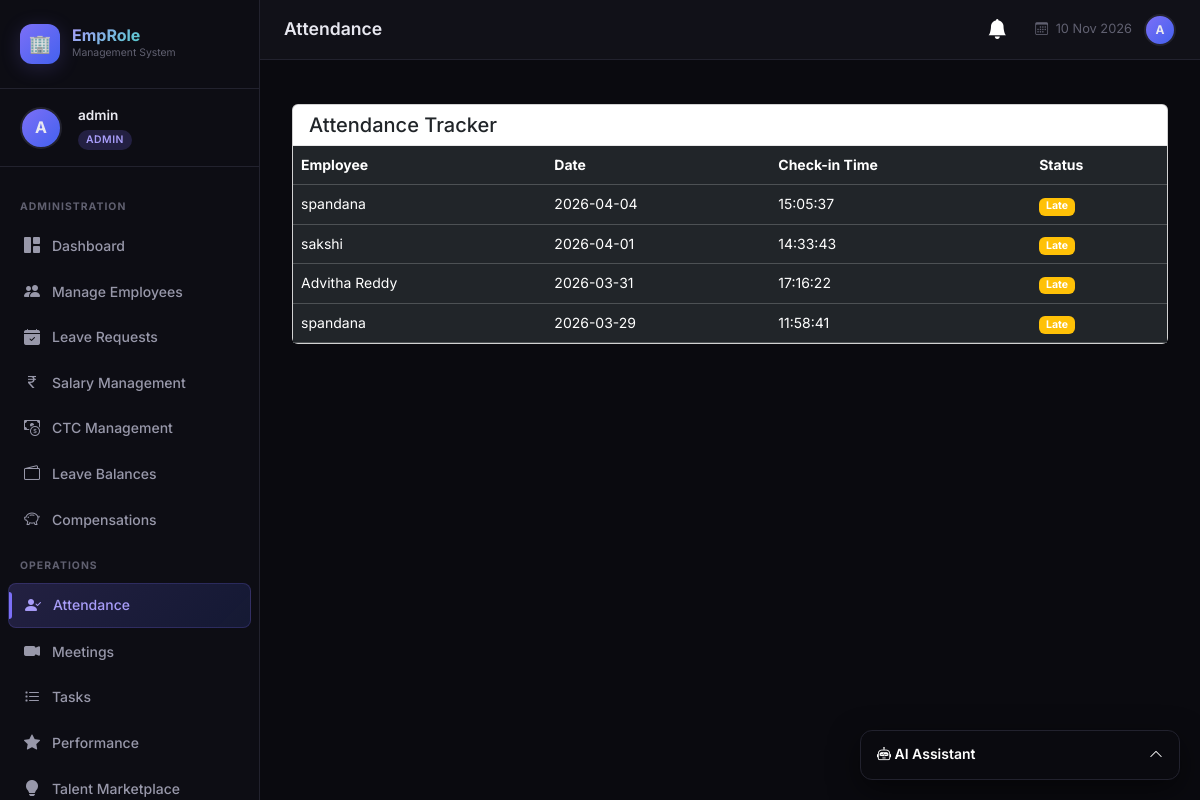
Page /hr/attendance (signed in) on the committed database.
### tables this page shows
CREATE TABLE attendance (
            id INTEGER PRIMARY KEY AUTOINCREMENT,
            employee_id INTEGER NOT NULL,
            date DATE NOT NULL,
            check_in_time TIME NOT NULL,
            status TEXT DEFAULT 'present',
            FOREIGN KEY (employee_id) REFERENCES employees(id)
        );

CREATE TABLE employees (
            id INTEGER PRIMARY KEY AUTOINCREMENT,
            user_id INTEGER UNIQUE,
            name TEXT NOT NULL,
            email TEXT NOT NULL,
            phone TEXT,
            department TEXT,
            designation TEXT,
            joining_date DATE,
            status TEXT DEFAULT 'active',
            FOREIGN KEY (user_id) REFERENCES users(id)
        );

### extra_routes.py (the view)
@extra_bp.route('/hr/attendance')
@login_required
@role_required('hr', 'admin')
def hr_attendance():
    db = get_db()
    records = db.execute(
        "SELECT a.*, e.name FROM attendance a JOIN employees e ON a.employee_id=e.id ORDER BY a.date DESC"
    ).fetchall()
    db.close()
    return render_template('extra/attendance.html', records=records, role='hr')

### ai_service.py (called while the page is built)
@ai_service_bp.before_app_request
def setup_ai():
    if not hasattr(ai_service_bp, 'schema_initialized'):
        init_ai_schema()
        ai_service_bp.schema_initialized = True

### app.py (called while the page is built)
@app.context_processor
def inject_notifications():
    if 'user_id' in session:
        db = get_db()
        n = db.execute("SELECT * FROM notifications WHERE user_id=? AND is_read=0 ORDER BY created_at DESC LIMIT 5", (session['user_id'],)).fetchall()
        c = db.execute("SELECT COUNT(*) as c FROM notifications WHERE user_id=? AND is_read=0", (session['user_id'],)).fetchone()['c']
        db.close()
        return dict(recent_notifications=n, unread_notifications_count=c)
    return dict(recent_notifications=[], unread_notifications_count=0)

### database.py (called while the page is built)
def get_db():
    conn = sqlite3.connect(DB_PATH)
    conn.row_factory = sqlite3.Row
    conn.execute("PRAGMA foreign_keys = ON")
    return conn

### extra_routes.py (called while the page is built)
def login_required(f):
    @wraps(f)
    def decorated(*args, **kwargs):
        if 'user_id' not in session:
            flash('Please log in to access this page.', 'warning')
            return redirect(url_for('login'))
        return f(*args, **kwargs)
    return decorated

def role_required(*roles):
    def decorator(f):
        @wraps(f)
        def decorated(*args, **kwargs):
            if 'user_id' not in session:
                return redirect(url_for('login'))
            if session.get('role') not in roles:
                flash('Access denied. Insufficient permissions.', 'danger')
                return redirect(url_for('dashboard'))
            return f(*args, **kwargs)
        return decorated
    return decorator

### templates/extra/attendance.html (shortened to what this page needs)
{% extends 'base.html' %}
{% block page_title %}Attendance{% endblock %}
{% block content %}
<div class="row g-4">
  <div class="col-12">
    <div class="card card-custom">
      <div class="card-header bg-transparent border-bottom border-dark border-opacity-10 d-flex justify-content-between align-items-center">
        <h5 class="card-title mb-0">Attendance Tracker</h5>
      </div>
      <div class="card-body p-0">
        <div class="table-responsive">
          <table class="table table-dark table-hover mb-0 align-middle">
            <thead class="table-dark text-secondary">
              <tr>
                {% if role == 'hr' %}<th>Employee</th>{% endif %}
                <th>Date</th>
                <th>Check-in Time</th>
                <th>Status</th>
              </tr>
            </thead>
            <tbody>
              {% for record in records %}
              <tr>
                {% if role == 'hr' %}
                <td><span class="user-name">{{ record.name }}</span></td>
                {% endif %}
                <td>{{ record.date }}</td>
                <td>{{ record.check_in_time }}</td>
                <td>
                  <span class="badge {% if record.status == 'present' %}bg-success{% else %}bg-warning{% endif %}">
                    {{ record.status | capitalize }}
                  </span>
                </td>
              </tr>
              {% else %}
              <tr>
                <td colspan="4" class="text-center py-4 text-secondary">No attendance records found.</td>
              </tr>
              {% endfor %}
            </tbody>
          </table>
        </div>
      </div>
    </div>
  </div>
</div>
{% endblock %}

### static/css/style.css (style rules this page uses)
:root { --bg-primary: #0a0a0f; --bg-secondary: #111118; --bg-card: #16161f; --bg-card-hover: #1e1e2a; --sidebar-bg: #0d0d14; --sidebar-width: 260px; --accent-purple: #7c6ff7; --accent-purple-light: #a89df9; --accent-teal: #00d4aa; --accent-teal-light: #33ddbb; --accent-orange: #ff6b35; --accent-pink: #f72585; --accent-blue: #4361ee; --text-primary: #e8e8f0; --text-secondary: #9898aa; --text-muted: #606070; --border-color: #22222e; --border-glow: rgba(124, 111, 247, 0.3); --shadow-sm: 0 2px 8px rgba(0, 0, 0, 0.4); --shadow-md: 0 4px 20px rgba(0, 0, 0, 0.5); --shadow-lg: 0 8px 40px rgba(0, 0, 0, 0.6); --shadow-accent: 0 4px 20px rgba(124, 111, 247, 0.2); --radius-sm: 8px; --radius-md: 12px; --radius-lg: 16px; --radius-xl: 20px; --transition: all 0.25s cubic-bezier(0.4, 0, 0.2, 1); }
*, *::before, *::after { box-sizing: border-box; margin: 0; padding: 0; }
html { scroll-behavior: smooth; }
body { font-family: 'Inter', -apple-system, BlinkMacSystemFont, sans-serif; background: var(--bg-primary); color: var(--text-primary); min-height: 100vh; overflow-x: hidden; font-size: 14px; line-height: 1.6; }

### rows in the picture
attendance: name "spandana", date "2026-04-04", check_in_time "15:05:37", status "Late"
attendance: name "sakshi", date "2026-04-01", check_in_time "14:33:43", status "Late"
attendance: name "Advitha Reddy", date "2026-03-31", check_in_time "17:16:22", status "Late"
attendance: name "spandana", date "2026-03-29", check_in_time "11:58:41", status "Late"

### other values in the picture
{{ session.username[0].upper() }} "A"
{{ session.username }} "admin"
{{ session.role }} "ADMIN"
